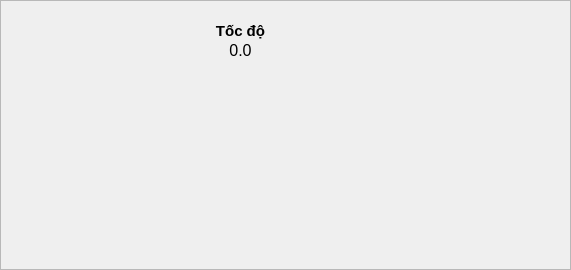
     <widget class="QFrame" name="fr_AGVanimation">
      <property name="geometry">
       <rect>
        <x>0</x>
        <y>50</y>
        <width>571</width>
        <height>270</height>
       </rect>
      </property>
      <property name="autoFillBackground">
       <bool>true</bool>
      </property>
      <property name="frameShape">
       <enum>QFrame::StyledPanel</enum>
      </property>
      <property name="frameShadow">
       <enum>QFrame::Raised</enum>
      </property>
      <widget class="QLabel" name="lb_safety3">
       <property name="geometry">
        <rect>
         <x>200</x>
         <y>160</y>
         <width>41</width>
         <height>31</height>
        </rect>
       </property>
       <property name="font">
        <font>
         <pointsize>12</pointsize>
        </font>
       </property>
       <property name="autoFillBackground">
        <bool>true</bool>
       </property>
       <property name="frameShape">
        <enum>QFrame::NoFrame</enum>
       </property>
       <property name="lineWidth">
        <number>1</number>
       </property>
       <property name="midLineWidth">
        <number>0</number>
       </property>
       <property name="text">
        <string/>
       </property>
       <property name="pixmap">
        <pixmap>../UI_AGVTowing/warning_zone3.png</pixmap>
       </property>
       <property name="scaledContents">
        <bool>true</bool>
       </property>
       <property name="wordWrap">
        <bool>false</bool>
       </property>
       <property name="openExternalLinks">
        <bool>false</bool>
       </property>
      </widget>
      <widget class="QLabel" name="lb_safety2">
       <property name="geometry">
        <rect>
         <x>200</x>
         <y>160</y>
         <width>41</width>
         <height>31</height>
        </rect>
       </property>
       <property name="autoFillBackground">
        <bool>true</bool>
       </property>
       <property name="frameShape">
        <enum>QFrame::NoFrame</enum>
       </property>
       <property name="lineWidth">
        <number>1</number>
       </property>
       <property name="midLineWidth">
        <number>0</number>
       </property>
       <property name="text">
        <string/>
       </property>
       <property name="pixmap">
        <pixmap>warning_zone2.png</pixmap>
       </property>
       <property name="scaledContents">
        <bool>true</bool>
       </property>
       <property name="wordWrap">
        <bool>false</bool>
       </property>
       <property name="openExternalLinks">
        <bool>false</bool>
       </property>
      </widget>
      <widget class="QLabel" name="lb_safety1">
       <property name="geometry">
        <rect>
         <x>200</x>
         <y>160</y>
         <width>41</width>
         <height>31</height>
        </rect>
       </property>
       <property name="autoFillBackground">
        <bool>true</bool>
       </property>
       <property name="frameShape">
        <enum>QFrame::NoFrame</enum>
       </property>
       <property name="lineWidth">
        <number>1</number>
       </property>
       <property name="midLineWidth">
        <number>0</number>
       </property>
       <property name="text">
        <string/>
       </property>
       <property name="pixmap">
        <pixmap>../UI_AGVTowing/warning_zone1.png</pixmap>
       </property>
       <property name="scaledContents">
        <bool>true</bool>
       </property>
       <property name="wordWrap">
        <bool>false</bool>
       </property>
       <property name="openExternalLinks">
        <bool>false</bool>
       </property>
      </widget>
      <widget class="QLabel" name="lb_agv_3">
       <property name="geometry">
        <rect>
         <x>190</x>
         <y>10</y>
         <width>100</width>
         <height>80</height>
        </rect>
       </property>
       <property name="autoFillBackground">
        <bool>false</bool>
       </property>
       <property name="frameShape">
        <enum>QFrame::NoFrame</enum>
       </property>
       <property name="lineWidth">
        <number>1</number>
       </property>
       <property name="midLineWidth">
        <number>0</number>
       </property>
       <property name="text">
        <string/>
       </property>
       <property name="pixmap">
        <pixmap>thinkbox_nobg.png</pixmap>
       </property>
       <property name="scaledContents">
        <bool>true</bool>
       </property>
       <property name="wordWrap">
        <bool>false</bool>
       </property>
       <property name="openExternalLinks">
        <bool>false</bool>
       </property>
      </widget>
      <widget class="QLabel" name="lbv_velocity">
       <property name="geometry">
        <rect>
         <x>205</x>
         <y>40</y>
         <width>71</width>
         <height>21</height>
        </rect>
       </property>
       <property name="font">
        <font>
         <pointsize>12</pointsize>
        </font>
       </property>
       <property name="autoFillBackground">
        <bool>false</bool>
       </property>
       <property name="frameShape">
        <enum>QFrame::NoFrame</enum>
       </property>
       <property name="lineWidth">
        <number>1</number>
       </property>
       <property name="midLineWidth">
        <number>0</number>
       </property>
       <property name="text">
        <string>0.0</string>
       </property>
       <property name="scaledContents">
        <bool>false</bool>
       </property>
       <property name="alignment">
        <set>Qt::AlignCenter</set>
       </property>
       <property name="wordWrap">
        <bool>false</bool>
       </property>
       <property name="openExternalLinks">
        <bool>false</bool>
       </property>
      </widget>
      <widget class="QLabel" name="lb_coordinates_x_3">
       <property name="geometry">
        <rect>
         <x>205</x>
         <y>20</y>
         <width>71</width>
         <height>21</height>
        </rect>
       </property>
       <property name="font">
        <font>
         <pointsize>11</pointsize>
         <weight>75</weight>
         <italic>false</italic>
         <bold>true</bold>
        </font>
       </property>
       <property name="autoFillBackground">
        <bool>false</bool>
       </property>
       <property name="frameShape">
        <enum>QFrame::NoFrame</enum>
       </property>
       <property name="lineWidth">
        <number>1</number>
       </property>
       <property name="midLineWidth">
        <number>0</number>
       </property>
       <property name="text">
        <string>Tốc độ</string>
       </property>
       <property name="scaledContents">
        <bool>false</bool>
       </property>
       <property name="alignment">
        <set>Qt::AlignCenter</set>
       </property>
       <property name="wordWrap">
        <bool>false</bool>
       </property>
       <property name="openExternalLinks">
        <bool>false</bool>
       </property>
      </widget>
      <widget class="QLabel" name="lb_warehouse">
       <property name="geometry">
        <rect>
         <x>440</x>
         <y>110</y>
         <width>100</width>
         <height>100</height>
        </rect>
       </property>
       <property name="autoFillBackground">
        <bool>false</bool>
       </property>
       <property name="frameShape">
        <enum>QFrame::NoFrame</enum>
       </property>
       <property name="lineWidth">
        <number>1</number>
       </property>
       <property name="midLineWidth">
        <number>0</number>
       </property>
       <property name="text">
        <string/>
       </property>
       <property name="pixmap">
        <pixmap>warehouse_nobg.png</pixmap>
       </property>
       <property name="scaledContents">
        <bool>true</bool>
       </property>
       <property name="wordWrap">
        <bool>false</bool>
       </property>
       <property name="openExternalLinks">
        <bool>false</bool>
       </property>
      </widget>
      <zorder>lb_safety1</zorder>
      <zorder>lb_safety3</zorder>
      <zorder>lb_safety2</zorder>
      <zorder>lb_agv_3</zorder>
      <zorder>lbv_velocity</zorder>
      <zorder>lb_coordinates_x_3</zorder>
      <zorder>lb_warehouse</zorder>
     </widget>
